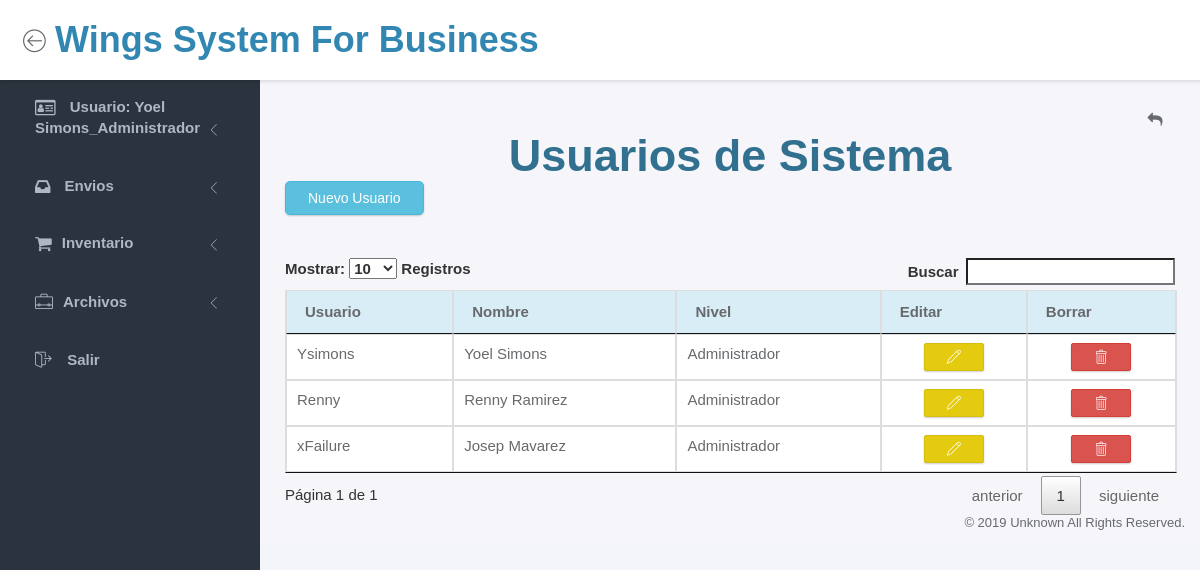
The page /Usuarios.php (signed in) on the database its author committed.
### tables this page shows
CREATE TABLE `users_w` (
  `id_u` int(11) NOT NULL,
  `usuario_u` varchar(30) NOT NULL,
  `pass_u` varchar(80) NOT NULL,
  `nombre_u` varchar(100) NOT NULL,
  `nivel_u` varchar(100) NOT NULL,
  `pregunta_u` varchar(100) NOT NULL,
  `respuesta_u` varchar(100) NOT NULL,
  `status_u` enum('activo','inactivo') NOT NULL
);

### Usuarios.php (the view, shortened to what this page needs)
<?php
include "Conexion.php";
$sql    = "SELECT * from users_w where status_u='activo'";
$Result = $Conexion->query($sql);
?>
<?php include 'include/header.php';
?>
		<?php include 'include/sidebar.php'?>
		<div class="main">
			<div class="main-content">
				<div class="container-fluid">
<button type="button" style="width: 40px; float: right; border: none; background: none;" onclick="volver();"> <i class="fa fa-reply"></i> </button>
<form action="BusquedaCitas.php" method="post" class="form-inline">
<div> <h1  class=" text-info titulo"><strong>Usuarios de Sistema</strong></h1></div>
	  <a href="RegistroUsuario.php" ><spam class="btn btn-info" style="border-radius: 5px;">Nuevo Usuario</spam></a>
<br>
<table class="table table-bordered" id="tabla">
<br>
<br>
<thead>
	<tr class="info">
	<th>Usuario</th>
	<th>Nombre</th>
	<th>Nivel</th>
	<th>Editar</th>
	<th>Borrar</th>
	</tr>
</thead>
<tbody>
	 <?php while ($user = mysqli_fetch_array($Result)) {$id = $user['id_u'];?>
	<tr class="">
<td> <?php echo $user['usuario_u']; ?> </td>
<td> <?php echo $user['nombre_u']; ?> </td>
	<td><?php echo $user['nivel_u']; ?></td>
	<td><center><a href="Edituser.php?id=<?php echo $id; ?>" > <spam class="lnr lnr-pencil btn btn-warning" > </spam></a></center></td>
	<td><center><a href="DeleteUser.php?id=<?php echo $id; ?>" ><spam class="lnr lnr-trash btn btn-danger" onclick="return validarD();" > </spam></a></center></td>
	</tr>
<?php }?>
				</div>
			</div>
		</div>
		<?php include 'include/footer.php'?>

### include/header.php (shortened to what this page needs)
<!doctype html>
<html lang="en">
<head>
	<link rel="stylesheet" href="assets/vendor/bootstrap/css/bootstrap.min.css">
	<link rel="stylesheet" href="assets/vendor/font-awesome/css/font-awesome.min.css">
	<link rel="stylesheet" href="assets/vendor/linearicons/style.css">
	<link rel="stylesheet" href="assets/vendor/chartist/css/chartist-custom.css">
	<link rel="stylesheet" href="assets/css/main.css">
	<link rel="stylesheet" type="text/css" href="assets/css/sweetalert2.min.css">
	<link rel="stylesheet" type="text/css" href="DataTables-1.10.16/media/css/jquery.dataTables.min.css">
	<link rel="stylesheet" href="assets/vendor/chartist/css/chartist-custom.css">
	<link href="assets/css/select2.min.css" rel="stylesheet" />
</head>
<body>
	<div id="wrapper">
		<nav class="navbar navbar-default navbar-fixed-top">
			<div class="container-fluid">
		<h1 ><strong><a href="Home.php">Wings System For Business</a></strong></h1>
				<div class="navbar-btn">
					<button type="button" class="btn-toggle-fullwidth"><i class="lnr lnr-arrow-left-circle"></i></button>
				</div>
			</div>
		</nav>

### include/sidebar.php (shortened to what this page needs)
<div id="sidebar-nav" class="sidebar">
			<div class="sidebar-scroll">
				<nav>
					<ul class="nav">
						<li>
							<a href="#subPages3" data-toggle="collapse" class="collapsed"><i class="fa fa-id-card-o"></i> <span><strong>Usuario: <?php echo "   " . $_SESSION['nombre'] . "_" . $_SESSION['nivel']; ?> </strong></span> <i class="icon-submenu lnr lnr-chevron-left"></i></a>
						</li>
						<li>
						<a href="#subPages1" data-toggle="collapse" class="collapsed"><i class="fa fa-inbox"></i> <span><strong>Envios</strong></span> <i class="icon-submenu lnr lnr-chevron-left"></i></a>
						</li>
						<li>
							<a href="#subPages2" data-toggle="collapse" class="collapsed"><i class="fa fa-shopping-cart"></i><span><strong>Inventario</strong></span><i class="icon-submenu lnr lnr-chevron-left"></i></a>
						</li>
						<li>
							<a href="#archivo" data-toggle="collapse" class="collapsed"><i class="lnr lnr-briefcase"></i><span><strong>Archivos</strong></span><i class="icon-submenu lnr lnr-chevron-left"></i></a>
						</li>
						<li><a href="Exitsesion.php"><i class="lnr lnr-exit"></i> <span><strong>Salir</strong></span></a></li>
					</ul>
				</nav>
			</div>
		</div>

### include/footer.php (shortened to what this page needs)
<footer>
            <div class="container-fluid">
                <p class="copyright">&copy; 2019 Unknown All Rights Reserved.</p>
            </div>
        </footer>
</body>
</html>

### assets/css/main.css (style rules this page uses)
html { position: relative; min-height: 100%; }
body { background-color: #F3F5F8; font-family: "Source Sans Pro", sans-serif; font-size: 15px; color: #676a6d; }
a { color: #3287B2; }
th { font-weight: 600; }
footer { position: absolute; bottom: 0; right: 0; padding-top: 15px; padding-bottom: 10px; }
.copyright { margin-bottom: 0; text-align: right; font-size: 13px; }
#wrapper .sidebar { -webkit-transition: all 0.3s ease-in-out; -moz-transition: all 0.3s ease-in-out; -ms-transition: all 0.3s ease-in-out; -o-transition: all 0.3s ease-in-out; transition: all 0.3s ease-in-out; width: 260px; height: 100%; float: left; background-color: #2B333E; position: fixed; left: 0; }
#wrapper .main { -webkit-transition: all 0.3s ease-in-out; -moz-transition: all 0.3s ease-in-out; -ms-transition: all 0.3s ease-in-out; -o-transition: all 0.3s ease-in-out; transition: all 0.3s ease-in-out; width: calc(100% - 260px); left: 0; position: relative; float: right; background-color: #f5f5fa; }
#wrapper #sidebar-nav, #wrapper .main { padding-top: 80px; }
.main-content { padding: 28px 10px; }
.navbar-default { -webkit-transition: all 0.3s ease-in-out; -moz-transition: all 0.3s ease-in-out; -ms-transition: all 0.3s ease-in-out; -o-transition: all 0.3s ease-in-out; transition: all 0.3s ease-in-out; -moz-box-shadow: 1px 2px 3px rgba(0, 0, 0, 0.1); -webkit-box-shadow: 1px 2px 3px rgba(0, 0, 0, 0.1); box-shadow: 1px 2px 3px rgba(0, 0, 0, 0.1); -webkit-border-radius: 0; -moz-border-radius: 0; border-radius: 0; padding: 0; margin: 0; border: none; background-color: #fff; }
.navbar-btn { float: left; padding: 16px 0; }
.navbar-btn button { display: inline-block; font-size: 24px; padding: 4px 8px; line-height: .7; border: none; background: none; outline: none; }
.sidebar { z-index: 9; }
.sidebar .nav > li > a { padding: 18px 30px; color: #AEB7C2; border-left: 5px solid transparent; }
.sidebar .nav > li > a[data-toggle="collapse"] .icon-submenu { display: inline-block; vertical-align: middle; *vertical-align: auto; *zoom: 1; *display: inline; -webkit-transition: all 0.2s ease-out; -moz-transition: all 0.2s ease-out; -ms-transition: all 0.2s ease-out; -o-transition: all 0.2s ease-out; transition: all 0.2s ease-out; float: right; position: relative; top: 5px; font-size: 12px; line-height: 1.1; -moz-transform: rotate(-90deg); -ms-transform: rotate(-90deg); -webkit-transform: rotate(-90deg); transform: rotate(-90deg); }
.sidebar .nav > li > a[data-toggle="collapse"].collapsed .icon-submenu { -moz-transform: rotate(0deg); -ms-transform: rotate(0deg); -webkit-transform: rotate(0deg); transform: rotate(0deg); }
.sidebar .nav i { margin-right: 10px; font-size: 18px; }
.sidebar .nav span { -webkit-transition: all 0.3s ease-in-out; -moz-transition: all 0.3s ease-in-out; -ms-transition: all 0.3s ease-in-out; -o-transition: all 0.3s ease-in-out; transition: all 0.3s ease-in-out; position: relative; top: -2px; }
.btn { -webkit-border-radius: 2px; -moz-border-radius: 2px; border-radius: 2px; -moz-box-shadow: 0px 1px 2px 0 rgba(0, 0, 0, 0.2); -webkit-box-shadow: 0px 1px 2px 0 rgba(0, 0, 0, 0.2); box-shadow: 0px 1px 2px 0 rgba(0, 0, 0, 0.2); padding: 6px 22px; }
.btn-warning { background-color: #e4cb10; border-color: #d6be0f; }
h1 { display: inline-block; }
.titulo { width: 100%; font-size: 50px; text-align: center; margin: auto; }
@media screen and (min-width:750px) { .titulo { font-size: 45px; } }

### rows shown on the page
users_w: usuario_u "Ysimons", nombre_u "Yoel Simons", nivel_u "Administrador"
users_w: usuario_u "Renny", nombre_u "Renny Ramirez", nivel_u "Administrador"
users_w: usuario_u "xFailure", nombre_u "Josep Mavarez", nivel_u "Administrador"

### other values the page prints
$_SESSION['nombre'] "Yoel Simons"
$_SESSION['nivel'] "Administrador"
